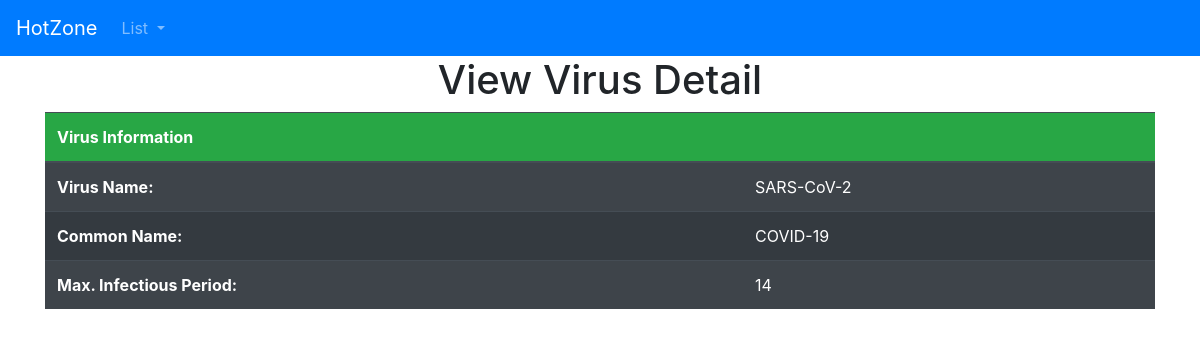
/viruses/SARS-CoV-2, run on the app's committed database.
### hotzone/models.py (models this page shows, shortened)
class VirusDetail(models.Model):
    name = models.CharField(max_length=100)
    commonName = models.CharField(max_length=100)
    maxInfectionPeriod = models.PositiveIntegerField()

### hotzone/views.py (the view)
# urls.py: path('viruses/<slug:target>', views.show_virus_detail, name='show_virus_detail'),
def show_virus_detail(request, target):
    virus = VirusDetail.objects.get(name = target)
    context = {'virus': virus}
    return render(request, 'show_virus_detail.html', context)

### templates/show_virus_detail.html (shortened to what this page needs)
<!doctype html>
{% load static %}
<html lang="en">
<head>
    <link rel="stylesheet" href="https://cdnjs.cloudflare.com/ajax/libs/font-awesome/4.7.0/css/font-awesome.min.css">
    <link rel="stylesheet" href="https://cdn.jsdelivr.net/npm/bootstrap@4.5.3/dist/css/bootstrap.min.css"
>
</head>
<body>
    {% include 'navbar.html' %}
    <h1 class="text-center">View Virus Detail</h1>
    <div class="container-xl">
        <div class="row">
            <div class="col">
                <table class="table table-striped table-dark">
                    <thead class="bg-success">
                        <tr>
                            <th scope="col">Virus Information</th>
                            <th></th>
                        </tr>
                    </thead>
                    <tbody class="table table-striped table-dark">
                        <tr>
                            <th>Virus Name:</th>
                            <td> {{virus.name}}</td>
                        </tr>
                        <tr>
                            <th>Common Name:</th>
                            <td>{{virus.commonName}}</td>
                        </tr>
                        <tr>
                            <th>Max. Infectious Period:</th>
                            <td> {{virus.maxInfectionPeriod}}</td>
                    </tbody>
                </table>
            </div>
        </div>
    </div>
</body>
</html>

### data on the page
VirusDetail: name "SARS-CoV-2", commonName "COVID-19", maxInfectionPeriod "14"
